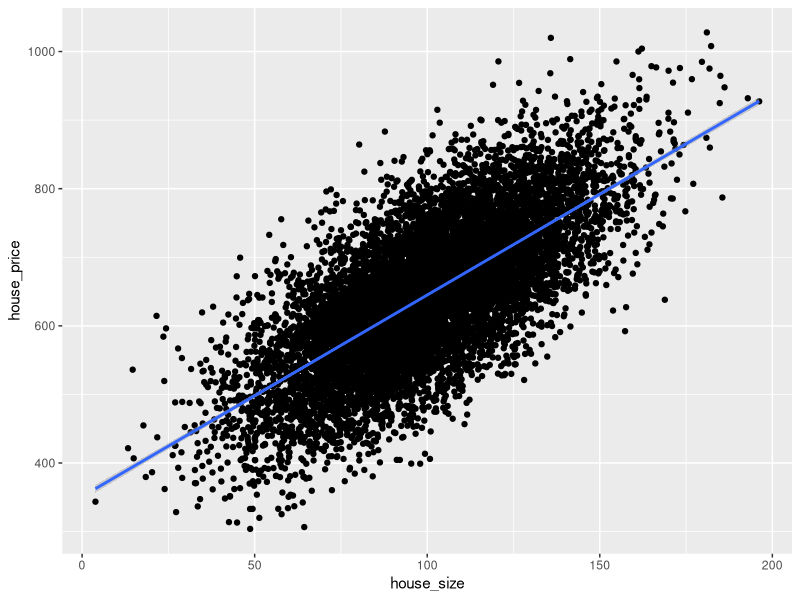

This chart was generated by the following R code:
# 1)

v1 <- c(1:20)
v2 <- c(19:1)
v <- c(v1,v2)
sum(v)
mean(v)

# 2)

sample <- rnorm(40, mean=10, sd=sqrt(9))
sample

# 3)

sample_mean <- mean(sample)
sample_red <- sample - sample_mean

# 4)

sample_red_shuffle <- sample(sample_red, 40)
sample_red_shuffle

# 5)

sample_max <- which(sample == max(sample))
sample_min <- which(sample == min(sample))

# 6)

sample[sample_max] <- NA
sample[sample_min] <- NA
range(sample, na.rm=TRUE)

# 7)

sum <- 0
for(i in 10:100){
  sum <- sum + i^3 + 4*(i^2)
}

# 8)

isSquare <- function(x) {
  x <- ifelse(x>0, x, NA)
  (sqrt(x) %% 1) == 0
}

for(i in 18354:18796){
  if(isSquare(i))
    print(i)
}

# 9)

v <- c(1:9)
matrix(v, 3, 3)

# 10)

v1 <- c(1:3)
v2 <- c(2:4)
v3 <- c(3:5)
cbind(v1,v2,v3)
cbind(1:3,2:4,3:5)

# 11)

# Generate a dataset for the Munich housing market
set.seed(123)
n <- 10000
house_size <- rnorm(n, mean = 100, sd = 25)
num_rooms <- rpois(n, lambda = 4)
school_quality <- sample(1:10, n, replace = TRUE)
is_renovated <- rbinom(n, 1, prob = 0.2)
house_price <- 200 + 3 * house_size + 20 * num_rooms + 10 * school_quality +
  50 * is_renovated + rnorm(n, mean = 0, sd = 50)

data <- data.frame(house_size, num_rooms, school_quality, is_renovated, house_price)

# Load required library
library(ggplot2)

# Simple Linear Regression: house_price ~ school_quality
fit1 <- lm(house_price ~ house_size, data=data)

# Summary of the fit
summary(fit1)

# Plotting
ggplot(data, aes(x = house_size, y = house_price)) + geom_point() + geom_smooth(method = "lm")

# Interpretation: The coefficient for ’house_size’ represents the change in ’house_price’
# for a one-unit change in ’house_size’.